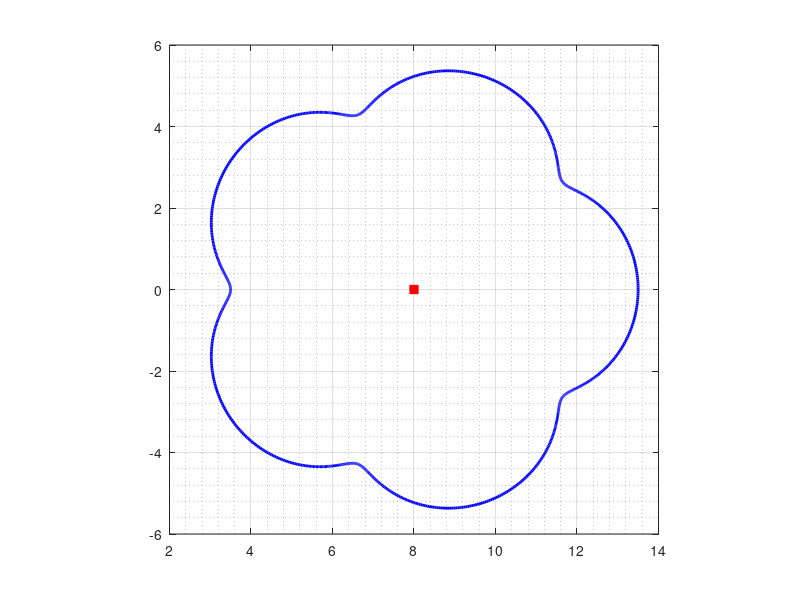

Source code (MATLAB): (Note: this script raises an error after producing the figure.)
clear;clc
%eigenvalues of KD using fft
% Table 3 of Numerical studeies of the
% Steklov eigenvalue problem via convformal mappings
%%
n =2^10;
h=2*pi/n;
t = 0:h:2*pi-h; t=t(:);
%%
et   = 8+5*exp(i*t)+0.5*exp(6i*t);
etp  = 5i*exp(i*t)+3i*exp(6i*t);
etpp = -5*exp(1i*t)-18*exp(6i*t);
Area = h*sum(real(et).*imag(etp));
alpha = 8;
%%
fig1=figure;
hold on; box on;
crv = et; crv(end+1)=crv(1);
plot(real(crv),imag(crv),'b','LineWidth',2);
plot(real(alpha),imag(alpha),'sr','MarkerFaceColor','r');
set(fig1,'PaperSize',[5  5]);
grid on; axis square
ax=gca; 
set(ax,'xminorgrid','on','yminorgrid','on')
ax.GridAlpha=0.25; ax.MinorGridAlpha=0.25;
set(gca,'FontSize',14)
set(ax,'LooseInset',get(ax,'TightInset'))
% print(fig1, 'fig_4air.pdf', '-dpdf', '-fillpage');
%%
A        =  et-alpha;
Ap       =  etp;
%
h        =   2*pi/n;
% 
for k=1:n
    for j=1:n
        if (k==j)
            N(k,j)  =  h*(1/pi)*imag(0.5*(etpp(k)/etp(k))-Ap(k)/A(k));
            tM(k,j) =  h*(1/pi)*real(0.5*(etpp(k)/etp(k))-Ap(k)/A(k));
        else
            N(k,j)  =  h*(1/pi)*imag((A(k)*etp(j))/(A(j)*(et(j)-et(k))));
            tM(k,j) =  h*((1/(2*pi))*cot((t(k)-t(j))/2)...
                        +(1/pi)*real((A(k)*etp(j))/(A(j)*(et(j)-et(k)))));
        end
    end
end
%
for k=1:n
    for j=1:n
        if (((j-k)/2)-floor((j-k)/2) == 0)
            K(k,j) = 0;
        else
            K(k,j) = (2/n)*cot(pi*(k-j)/n);
        end
    end
end
%
M        =  -K+tM;
E        =  -inv(eye(n)-N)*M;
%%
MD = matD(n);
P  = diag(1./abs(etp));
KD = P*MD*E;
%%
KDI = KD+eye(n);
[V,D] = eigs(KDI,10,'smallestabs');
%%
figure;
tfig = tiledlayout(2,4);
tfig.TileSpacing = 'none'; % Or 'compact'
tfig.Padding = 'none';     % Or 'compact'
% 
for kk=1:8
    gam  = real(V(:,kk+2)); c = sqrt(h*sum(gam.^2.*abs(etp))); gam = gam./c;
    % 
nexttile
%
set(groot,'defaultAxesTickLabelInterpreter','latex');
set(groot,'defaulttextinterpreter','latex');
set(groot,'defaultLegendInterpreter','latex');
etv = et; etv(n+1)=etv(1);
gamv = gam; gamv(n+1)=gam(1);
plot3(real(etv),imag(etv),gamv,'b','LineWidth',1.5)
hold on; box on
plot(real(etv),imag(etv),'-.k','LineWidth',1.5)
for kj=1:8:length(et)
    pnt1 = [real(et(kj)) real(et(kj))];
    pnt2 = [imag(et(kj)) imag(et(kj))];
    pnt3 = [gam(kj)      0];
    if gam(kj)>0
        plot3(pnt1,pnt2,pnt3,'k','LineWidth',0.5);
    else
        plot3(pnt1,pnt2,pnt3,'r','LineWidth',0.5);
    end
end
view([-1 -0.5 1])
axis off
ax=gca; 
set(gca,'LooseInset',get(gca,'TightInset'))
grid on; grid('minor')
ax=gca; 
set(ax,'xminorgrid','on','yminorgrid','on')
ax.GridAlpha=0.25; ax.MinorGridAlpha=0.25;
set(gca,'FontSize',14)
% 
end
%%
print -depsc fig_ex3e_8eigf_b
%%
